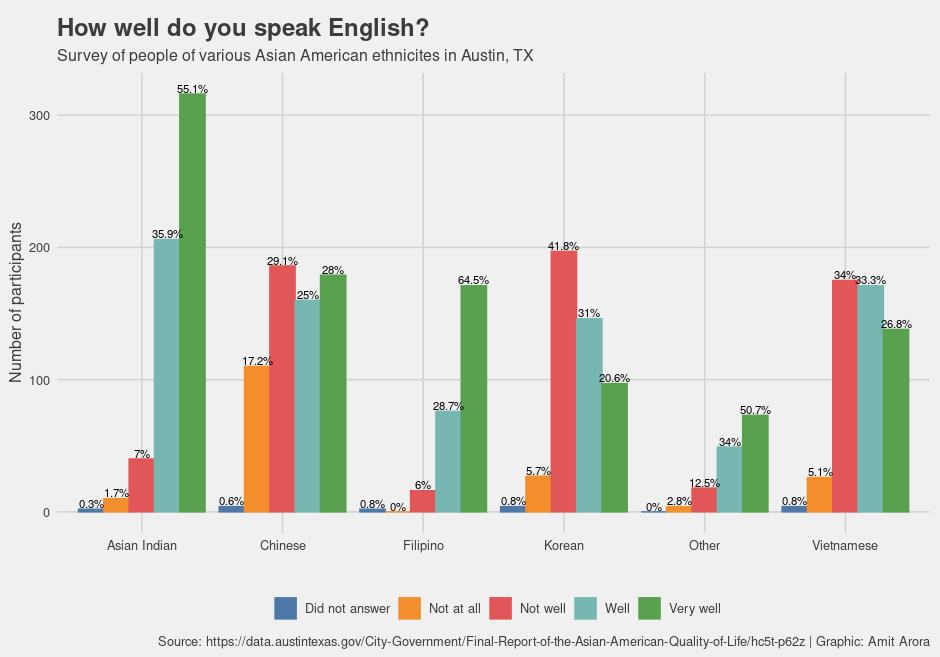

The R source for this figure:
library(glue)
library(dplyr)
library(tidyr)
library(ggplot2)
library(ggrepel)
library(ggpmisc)
library(forcats)
library(ggthemes)
library(janitor)
library(lubridate)
library(tidyverse)

aaqol <- read_csv("25-demographics/Final_Report_of_the_Asian_American_Quality_of_Life__AAQoL_.csv") %>%
  janitor::clean_names()
head(aaqol)
glimpse(aaqol)


aaqol_english_speaking <- aaqol %>%
  filter(!is.na(ethnicity)) %>%
  mutate(english_speaking = factor(english_speaking, c("Did not answer", "Not at all", "Not well", "Well", "Very well"))) %>%
  count(ethnicity, english_speaking) %>%
  replace_na(list(english_speaking="Did not answer")) %>%
  group_by(ethnicity) %>%
  mutate(pct = (100*n)/sum(n)) %>%
  complete(ethnicity, english_speaking, fill=list(pct=0, n=0))
aaqol_english_speaking

aaqol_english_speaking %>%
  ggplot(aes(x=ethnicity, y=n, col=english_speaking, fill=english_speaking, group=english_speaking)) +
  geom_bar(stat='identity', position='dodge') +
  geom_text(aes(label=glue("{round(pct, 1)}%")), position=position_dodge(width=0.9), vjust=-0.15, color=I("black"), size=3) +
  #scale_fill_grey() +
  #scale_color_grey() +
  scale_fill_tableau() +
  scale_color_tableau() +
  theme_fivethirtyeight() +
  labs(title="How well do you speak English?",
       subtitle="Survey of people of various Asian American ethnicites in Austin, TX",
       caption="Source: https://data.austintexas.gov/City-Government/Final-Report-of-the-Asian-American-Quality-of-Life/hc5t-p62z | Graphic: Amit Arora") +
  theme(legend.title = element_blank(), axis.title = element_text()) +
  ylab("Number of participants") +
  xlab("")
